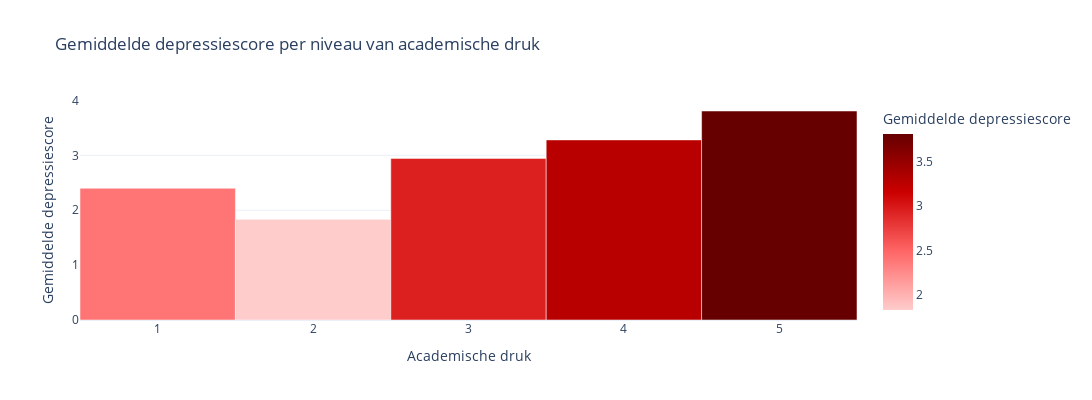

Notebook source saved alongside this figure:
### Markdown cell above
### Academische druk

Academische druk wordt steeds vaker genoemd als een bepalende factor voor de mentale gezondheid van studenten (Beiter et al., 2014). Tegelijkertijd ondervinden, met name hoog opgeleide en vrouwlijke studenten steeds academische druk, maar deze trend is over de gehele studentenpopulatie zichtbaar (Cosma et al., 2021).

### Code cell
import pandas as pd
import plotly.express as px
import os
import kagglehub

# Dataset ophalen
path = kagglehub.dataset_download("abdullahashfaqvirk/student-mental-health-survey")
csv_path = os.path.join(path, "MentalHealthSurvey.csv")
df = pd.read_csv(csv_path)

# Kolommen numeriek maken
df["depression"] = pd.to_numeric(df["depression"], errors="coerce")
df["academic_pressure"] = pd.to_numeric(df["academic_pressure"], errors="coerce")

# Verwijder missende data
df = df.dropna(subset=["depression", "academic_pressure"])

# Rond academische druk af naar hele getallen
df["academic_pressure_rounded"] = df["academic_pressure"].round(0).astype(int)

# Groepeer en bereken gemiddelde depressiescore per afgerond drukniveau
mean_df = df.groupby("academic_pressure_rounded", as_index=False)["depression"].mean()

# Staafdiagram maken met rood kleurverloop
fig = px.bar(
    mean_df,
    x="academic_pressure_rounded",
    y="depression",
    title="Gemiddelde depressiescore per niveau van academische druk",
    labels={
        "academic_pressure_rounded": "Academische druk",
        "depression": "Gemiddelde depressiescore"
    },
    template="plotly_white",
    color="depression",
    color_continuous_scale=["#ffcccc", "#ff6666", "#cc0000", "#660000"]
)

# Stijl: geen ruimte tussen de balken, kleinere breedte
fig.update_layout(
    bargap=0,
    xaxis=dict(dtick=1),
    width=1200,
    height=400
)

fig.show()

### Figure 1 — Plotly figure (JSON) as saved in the notebook; plotly's stock layout.template omitted (floating-point values rounded to 4 significant figures)
{"data": [{"hovertemplate": "Academische druk=%{x}<br>Gemiddelde depressiescore=%{marker.color}<extra></extra>", "legendgroup": "", "marker": {"color": [2.4, 1.833, 2.944, 3.281, 3.808], "coloraxis": "coloraxis", "pattern": {"shape": ""}}, "name": "", "orientation": "v", "showlegend": false, "textposition": "auto", "type": "bar", "x": [1, 2, 3, 4, 5], "xaxis": "x", "y": [2.4, 1.833, 2.944, 3.281, 3.808], "yaxis": "y"}], "layout": {"bargap": 0, "barmode": "relative", "coloraxis": {"colorbar": {"title": {"text": "Gemiddelde depressiescore"}}, "colorscale": [[0, "#ffcccc"], [0.3333, "#ff6666"], [0.6667, "#cc0000"], [1, "#660000"]]}, "height": 400, "legend": {"tracegroupgap": 0}, "title": {"text": "Gemiddelde depressiescore per niveau van academische druk"}, "width": 1200, "xaxis": {"anchor": "y", "domain": [0, 1], "dtick": 1, "title": {"text": "Academische druk"}}, "yaxis": {"anchor": "x", "domain": [0, 1], "title": {"text": "Gemiddelde depressiescore"}}}}
